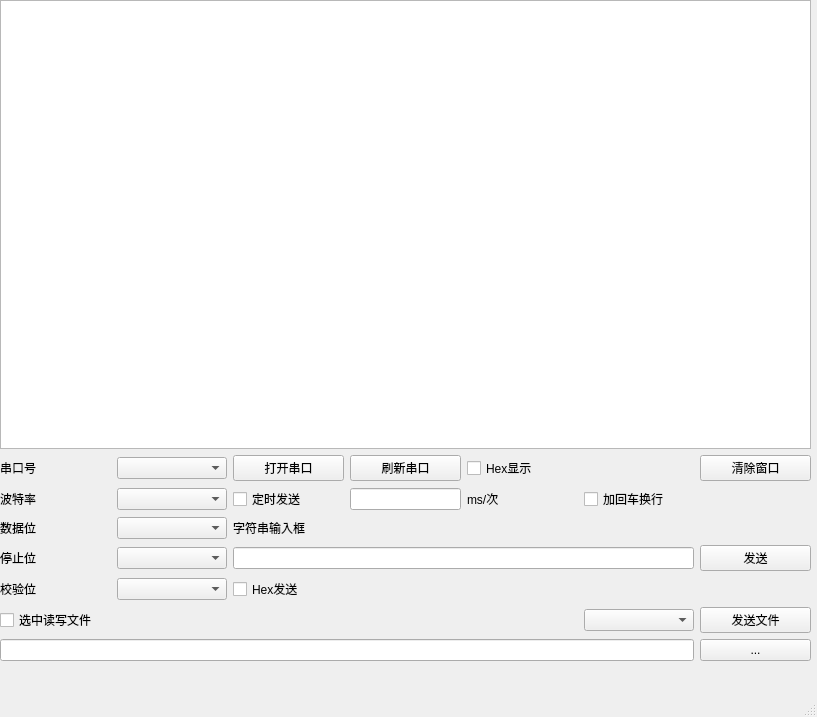
<?xml version="1.0" encoding="UTF-8"?>
<ui version="4.0">
 <class>MainWindow</class>
 <widget class="QMainWindow" name="MainWindow">
  <property name="geometry">
   <rect>
    <x>0</x>
    <y>0</y>
    <width>817</width>
    <height>717</height>
   </rect>
  </property>
  <property name="windowTitle">
   <string>MainWindow</string>
  </property>
  <widget class="QWidget" name="centralwidget">
   <widget class="QWidget" name="layoutWidget">
    <property name="geometry">
     <rect>
      <x>0</x>
      <y>0</y>
      <width>811</width>
      <height>661</height>
     </rect>
    </property>
    <layout class="QGridLayout" name="gridLayout">
     <property name="sizeConstraint">
      <enum>QLayout::SetDefaultConstraint</enum>
     </property>
     <item row="5" column="1">
      <widget class="QComboBox" name="ser_databit"/>
     </item>
     <item row="6" column="0">
      <widget class="QLabel" name="label_4">
       <property name="text">
        <string>停止位</string>
       </property>
      </widget>
     </item>
     <item row="7" column="0">
      <widget class="QLabel" name="label_5">
       <property name="text">
        <string>校验位</string>
       </property>
      </widget>
     </item>
     <item row="6" column="2" colspan="4">
      <widget class="QLineEdit" name="lineEdit_2"/>
     </item>
     <item row="1" column="3">
      <widget class="QPushButton" name="ser_refresh">
       <property name="text">
        <string>刷新串口</string>
       </property>
      </widget>
     </item>
     <item row="6" column="1">
      <widget class="QComboBox" name="ser_stopbit"/>
     </item>
     <item row="4" column="2">
      <widget class="QCheckBox" name="ser_sendtimer">
       <property name="text">
        <string>定时发送</string>
       </property>
      </widget>
     </item>
     <item row="7" column="1">
      <widget class="QComboBox" name="ser_checkbit"/>
     </item>
     <item row="1" column="4" colspan="2">
      <widget class="QCheckBox" name="ser_hex_display">
       <property name="text">
        <string>Hex显示</string>
       </property>
      </widget>
     </item>
     <item row="5" column="2" colspan="4">
      <widget class="QLabel" name="label_7">
       <property name="text">
        <string>字符串输入框</string>
       </property>
      </widget>
     </item>
     <item row="1" column="1">
      <widget class="QComboBox" name="ser_num"/>
     </item>
     <item row="4" column="0">
      <widget class="QLabel" name="label_2">
       <property name="text">
        <string>波特率</string>
       </property>
      </widget>
     </item>
     <item row="4" column="4">
      <widget class="QLabel" name="label_6">
       <property name="text">
        <string>ms/次</string>
       </property>
      </widget>
     </item>
     <item row="1" column="6">
      <widget class="QPushButton" name="ser_clearbtn">
       <property name="text">
        <string>清除窗口</string>
       </property>
      </widget>
     </item>
     <item row="0" column="0" colspan="7">
      <widget class="QTextEdit" name="textEdit"/>
     </item>
     <item row="1" column="0">
      <widget class="QLabel" name="label">
       <property name="text">
        <string>串口号</string>
       </property>
      </widget>
     </item>
     <item row="11" column="0" colspan="6">
      <widget class="QLineEdit" name="ser_file_select"/>
     </item>
     <item row="1" column="2">
      <widget class="QPushButton" name="set_openbtn">
       <property name="text">
        <string>打开串口</string>
       </property>
      </widget>
     </item>
     <item row="4" column="3">
      <widget class="QLineEdit" name="ser_sendtmr_time">
       <property name="enabled">
        <bool>true</bool>
       </property>
       <property name="sizePolicy">
        <sizepolicy hsizetype="Preferred" vsizetype="Fixed">
         <horstretch>0</horstretch>
         <verstretch>0</verstretch>
        </sizepolicy>
       </property>
      </widget>
     </item>
     <item row="4" column="1">
      <widget class="QComboBox" name="ser_bdrate"/>
     </item>
     <item row="7" column="2">
      <widget class="QCheckBox" name="ser_sendhex">
       <property name="text">
        <string>Hex发送</string>
       </property>
      </widget>
     </item>
     <item row="5" column="0">
      <widget class="QLabel" name="label_3">
       <property name="text">
        <string>数据位</string>
       </property>
      </widget>
     </item>
     <item row="10" column="6">
      <widget class="QPushButton" name="ser_send_filebtn">
       <property name="text">
        <string>发送文件</string>
       </property>
      </widget>
     </item>
     <item row="10" column="5">
      <widget class="QComboBox" name="ser_rw_combo"/>
     </item>
     <item row="10" column="0">
      <widget class="QCheckBox" name="ser_rw_checkbox">
       <property name="text">
        <string>选中读写文件</string>
       </property>
      </widget>
     </item>
     <item row="11" column="6">
      <widget class="QPushButton" name="ser_file_select_btn">
       <property name="text">
        <string>...</string>
       </property>
      </widget>
     </item>
     <item row="6" column="6">
      <widget class="QPushButton" name="ser_sendbtn">
       <property name="text">
        <string>发送</string>
       </property>
      </widget>
     </item>
     <item row="4" column="5">
      <widget class="QCheckBox" name="send_with_enter">
       <property name="text">
        <string>加回车换行</string>
       </property>
      </widget>
     </item>
    </layout>
   </widget>
  </widget>
  <widget class="QMenuBar" name="menubar">
   <property name="geometry">
    <rect>
     <x>0</x>
     <y>0</y>
     <width>817</width>
     <height>23</height>
    </rect>
   </property>
  </widget>
  <widget class="QStatusBar" name="statusbar"/>
 </widget>
 <resources/>
 <connections/>
</ui>
